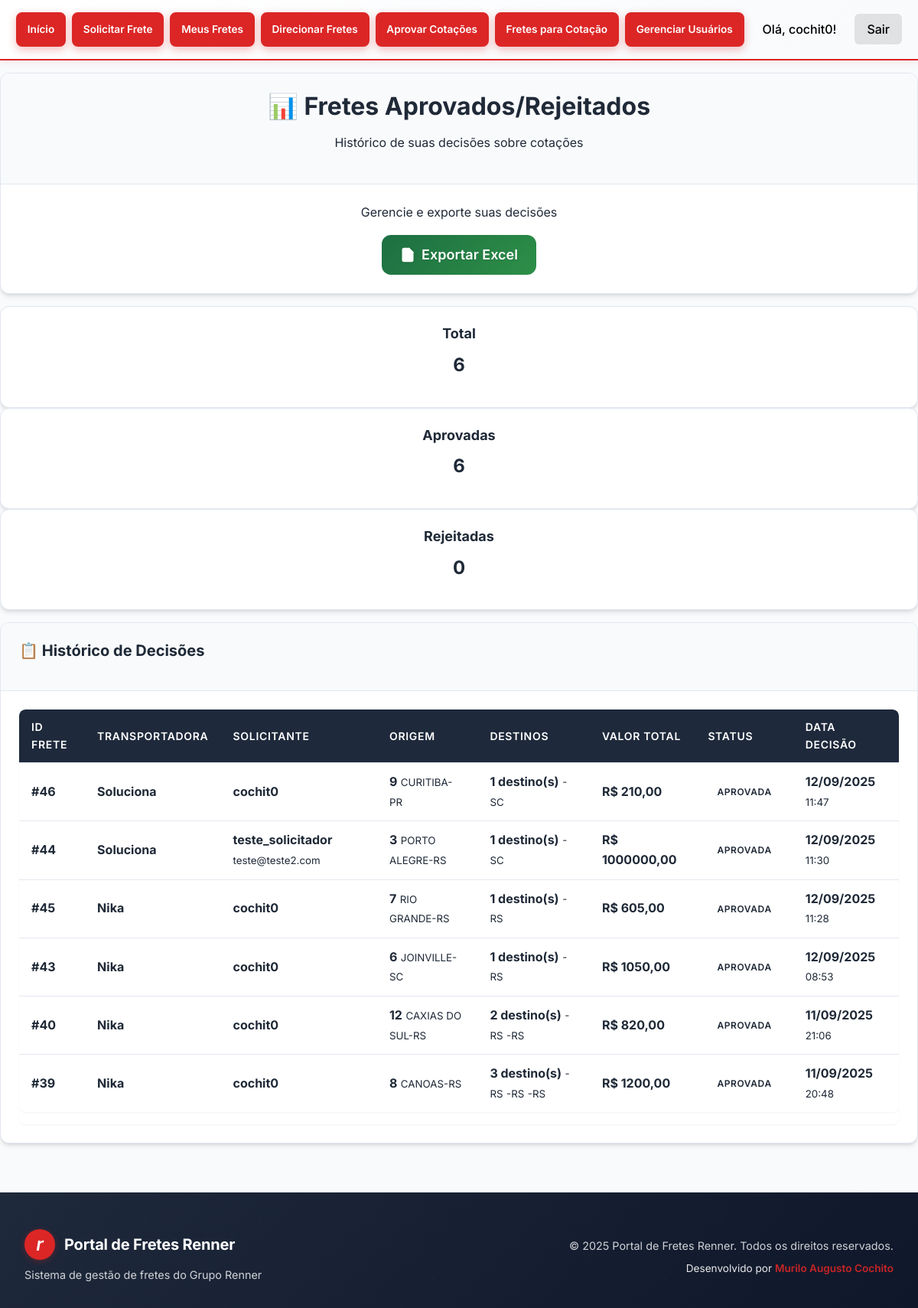
The page /fretes-aprovados-gerente/ (signed in) on the database as committed earlier.
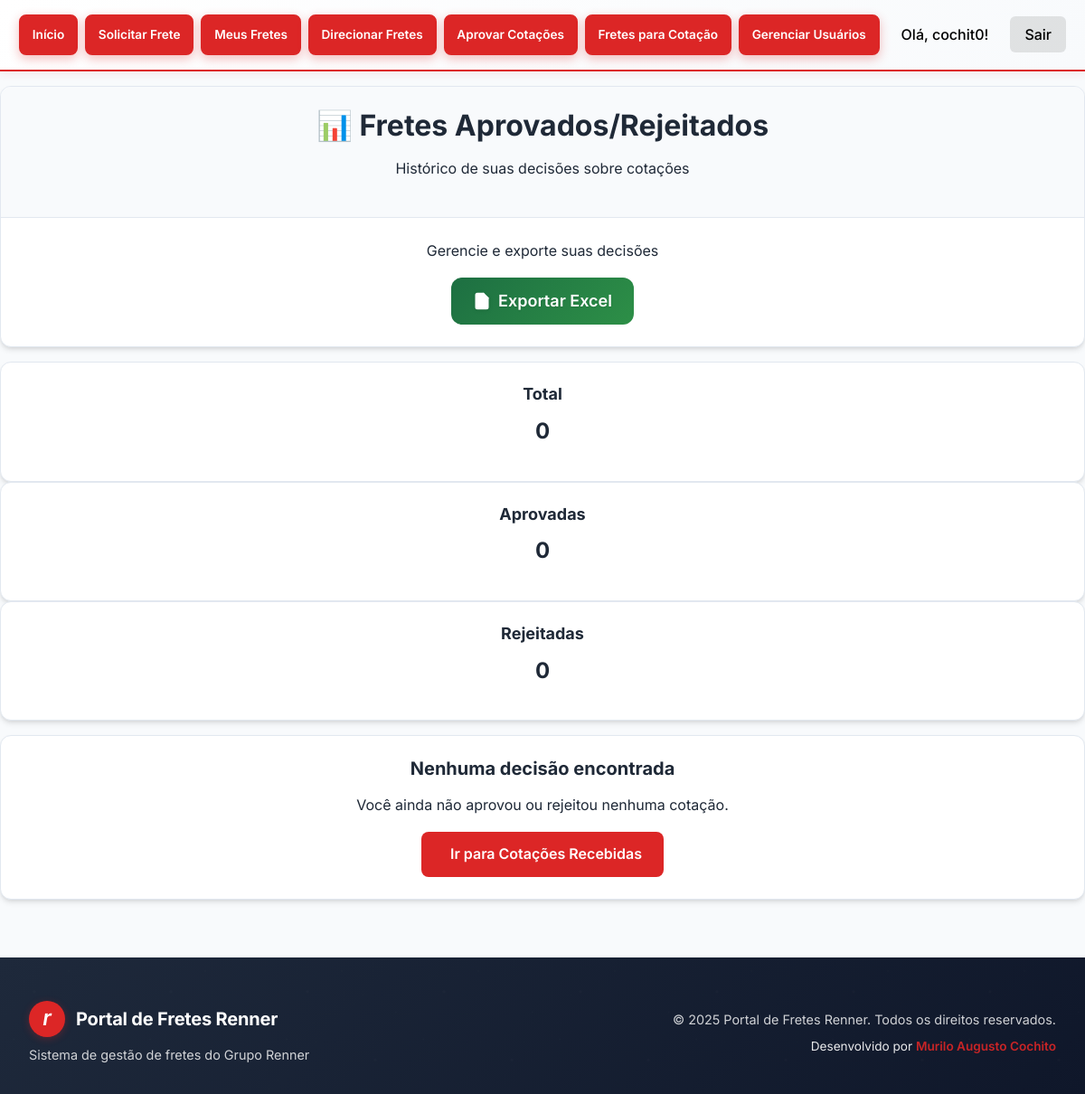
The same page on the database as committed later.
### fretes/models.py (models this page shows, shortened)
class CotacaoFrete(models.Model):
	frete = models.ForeignKey(FreteRequest, on_delete=models.CASCADE, related_name='cotacoes')
	transportadora = models.ForeignKey(Transportadora, on_delete=models.CASCADE, related_name='cotacoes_feitas')
	valor_frete = models.DecimalField(max_digits=10, decimal_places=2, null=True, blank=True, verbose_name="Valor do Frete")
	valor_pedagio = models.DecimalField(max_digits=10, decimal_places=2, null=True, blank=True, verbose_name="Valor do Pedágio")
	valor_ajudante = models.DecimalField(max_digits=10, decimal_places=2, null=True, blank=True, verbose_name="Valor do Ajudante")
	valor_total = models.DecimalField(max_digits=10, decimal_places=2, null=True, blank=True, verbose_name="Valor Total")
	STATUS_COTACAO_CHOICES = [
		('pendente', 'Pendente'),
		('enviada', 'Enviada'),
		('aprovada', 'Aprovada'),
		('rejeitada', 'Rejeitada'),
		('rejeitada_transportadora', 'Rejeitada pela Transportadora'),
	]
	status = models.CharField(max_length=30, choices=STATUS_COTACAO_CHOICES, default='pendente')
	data_cotacao = models.DateTimeField(null=True, blank=True, verbose_name="Data da Cotação")
	observacoes_cotacao = models.TextField(blank=True, null=True, verbose_name="Observações da Cotação")
	motivo_rejeicao_transportadora = models.TextField(blank=True, null=True, verbose_name="Motivo da Rejeição pela Transportadora")
	aprovador = models.ForeignKey(User, on_delete=models.SET_NULL, null=True, blank=True, related_name='cotacoes_aprovadas', verbose_name="Aprovador")
	data_aprovacao = models.DateTimeField(null=True, blank=True, verbose_name="Data de Aprovação")
	observacoes_aprovacao = models.TextField(blank=True, null=True, verbose_name="Observações da Aprovação")
	justificativa_rejeicao = models.TextField(blank=True, null=True, verbose_name="Justificativa da Rejeição")

class FreteRequest(models.Model):
	usuario = models.ForeignKey(User, on_delete=models.CASCADE)
	data_criacao = models.DateTimeField(auto_now_add=True)
	descricao = models.TextField(blank=True)
	transportadora_selecionada = models.ForeignKey(Transportadora, null=True, blank=True, on_delete=models.SET_NULL)
	origem = models.ForeignKey(Loja, null=True, blank=True, on_delete=models.SET_NULL, related_name='fretes_origem')
	horario_coleta = models.CharField(max_length=50, blank=True, null=True)
	observacoes_origem = models.TextField(blank=True, null=True, verbose_name="Observações da Coleta")
	anexo_origem = models.FileField(upload_to='anexos/origem/', blank=True, null=True, verbose_name="Anexo da Origem", help_text="Arquivo Excel ou PDF relacionado à origem")
	TIPO_VEICULO_CHOICES = [
		('carreta', 'Carreta'),
		('truck', 'Truck'),
		('vuc', 'VUC'),
		('toco', 'Toco'),
		('3_4', '3/4'),
		('van', 'Van'),
	]
	tipo_veiculo = models.CharField(max_length=10, choices=TIPO_VEICULO_CHOICES, blank=True, null=True, verbose_name="Tipo de Veículo", help_text="Tipo de veículo necessário para o frete")
	precisa_ajudante = models.BooleanField(default=False, verbose_name="Precisa de Ajudante", help_text="Indica se o frete necessita de ajudante")
	quantidade_ajudantes = models.PositiveIntegerField(default=0, verbose_name="Quantidade de Ajudantes", help_text="Número de ajudantes necessários")
	nota_fiscal_emitida = models.BooleanField(default=False, verbose_name="Nota Fiscal Emitida", help_text="Indica se a nota fiscal já foi emitida")
	anexo_nota_fiscal = models.FileField(upload_to='anexos/nota_fiscal/', blank=True, null=True, verbose_name="Anexo da Nota Fiscal", help_text="Arquivo da nota fiscal (PDF, Excel)")
	quem_paga_frete = models.CharField(max_length=100, blank=True, null=True, verbose_name="Quem Paga o Frete", help_text="Loja responsável pelo pagamento do frete")
	STATUS_CHOICES = [
		('pendente', 'Pendente'),
		('cotacao_enviada', 'Cotação Enviada'),
		('cotacao_recebida', 'Cotação Recebida'),
		('cotacao_aprovada', 'Cotação Aprovada'),
		('rejeitado', 'Rejeitado'),
		('rejeitado_transportadora', 'Rejeitado pela Transportadora'),
		('cancelado', 'Cancelado'),
		('finalizado', 'Finalizado'),
	]
	status = models.CharField(max_length=30, choices=STATUS_CHOICES, default='pendente')
	centro_custo = models.CharField(max_length=100, blank=True, null=True, verbose_name="Centro de Custo", help_text="Centro de custo aprovado para o frete")
	aprovador = models.ForeignKey(User, on_delete=models.SET_NULL, null=True, blank=True, related_name='fretes_aprovados', verbose_name="Aprovador")
	data_aprovacao = models.DateTimeField(null=True, blank=True, verbose_name="Data de Aprovação")
	observacoes_aprovacao = models.TextField(blank=True, null=True, verbose_name="Observações da Aprovação")
	justificativa_rejeicao = models.TextField(blank=True, null=True, verbose_name="Justificativa da Rejeição")
	motivo_cancelamento = models.TextField(blank=True, null=True, verbose_name="Motivo do Cancelamento", help_text="Justificativa para o cancelamento do frete")
	usuario_cancelamento = models.ForeignKey(User, on_delete=models.SET_NULL, null=True, blank=True, related_name='fretes_cancelados', verbose_name="Usuário que Cancelou")
	data_cancelamento = models.DateTimeField(null=True, blank=True, verbose_name="Data do Cancelamento")
	transportadora = models.ForeignKey(User, on_delete=models.SET_NULL, null=True, blank=True, related_name='fretes_cotados', verbose_name="Transportadora", help_text="Transportadora responsável pela cotação")
	valor_frete = models.DecimalField(max_digits=10, decimal_places=2, null=True, blank=True, verbose_name="Valor do Frete", help_text="Valor cobrado pelo frete")
	valor_pedagio = models.DecimalField(max_digits=10, decimal_places=2, null=True, blank=True, verbose_name="Valor do Pedágio", help_text="Valor cobrado pelo pedágio")
	valor_ajudante = models.DecimalField(max_digits=10, decimal_places=2, null=True, blank=True, verbose_name="Valor do Ajudante", help_text="Valor cobrado pelo ajudante")
	valor_total = models.DecimalField(max_digits=10, decimal_places=2, null=True, blank=True, verbose_name="Valor Total", help_text="Soma total da cotação")
	data_cotacao = models.DateTimeField(null=True, blank=True, verbose_name="Data da Cotação")
	observacoes_cotacao = models.TextField(blank=True, null=True, verbose_name="Observações da Cotação")
	motivo_rejeicao_transportadora = models.TextField(blank=True, null=True, verbose_name="Motivo da Rejeição pela Transportadora")

class Transportadora(models.Model):
	nome = models.CharField(max_length=100)
	email = models.EmailField()

class Loja(models.Model):
	nome = models.CharField(max_length=100)
	endereco = models.CharField(max_length=255)
	numero = models.CharField(max_length=20)
	municipio = models.CharField(max_length=100)
	estado = models.CharField(max_length=2)
	cep = models.CharField(max_length=15, blank=True)
	regional = models.CharField(max_length=100, blank=True)
	latitude = models.DecimalField(max_digits=9, decimal_places=6, null=True, blank=True)
	longitude = models.DecimalField(max_digits=9, decimal_places=6, null=True, blank=True)
	@property
	def nome_loja(self):
		return self.nome

class Destino(models.Model):
	frete = models.ForeignKey(FreteRequest, related_name='destinos', on_delete=models.CASCADE)
	endereco = models.CharField(max_length=255)
	cidade = models.CharField(max_length=100)
	estado = models.CharField(max_length=2)
	cep = models.CharField(max_length=10)
	volume = models.PositiveIntegerField(default=1)
	loja = models.CharField(max_length=100, blank=True, null=True)  # Adicione esta linha
	numero = models.CharField(max_length=20, blank=True, null=True)
	data_entrega = models.DateTimeField(blank=True, null=True, verbose_name="Data de Entrega", help_text="Data e horário previstos para entrega")
	observacao = models.TextField(blank=True, null=True)
	anexo_destino = models.FileField(upload_to='anexos/destino/', blank=True, null=True, verbose_name="Anexo do Destino", help_text="Arquivo Excel ou PDF relacionado ao destino")

### fretes/views.py (the view)
# urls.py: path('fretes-aprovados-gerente/', views.fretes_aprovados_gerente, name='fretes_aprovados_gerente'),
@login_required(login_url='/login/')
def fretes_aprovados_gerente(request):
    try:
        user_profile = request.user.userprofile
        if not user_profile.is_gerente() and not user_profile.is_usuario_master():
            messages.error(request, 'Você não tem permissão para acessar esta página.')
            return redirect('home')
    except UserProfile.DoesNotExist:
        messages.error(request, 'Perfil de usuário não encontrado.')
        return redirect('home')
    cotacoes = CotacaoFrete.objects.filter(
        aprovador=request.user,
        status__in=['aprovada', 'rejeitada']
    ).select_related('frete__usuario', 'frete__origem', 'transportadora').prefetch_related('frete__destinos').order_by('-data_aprovacao')
    total_cotacoes = cotacoes.count()
    aprovadas = cotacoes.filter(status='aprovada').count()
    rejeitadas = cotacoes.filter(status='rejeitada').count()
    context = {
        'cotacoes': cotacoes,
        'total_cotacoes': total_cotacoes,
        'aprovadas': aprovadas,
        'rejeitadas': rejeitadas,
        'user_profile': user_profile,
    }
    return render(request, 'fretes/fretes_aprovados_gerente.html', context)

### fretes/models.py (called while the page is built)
	def is_usuario_master(self):
		return self.is_master or self.tipo_usuario == 'master'

	def is_gerente(self):
		return self.tipo_usuario == 'gerente'

	def is_transportadora(self):
		return self.tipo_usuario == 'transportadora'

### fretes/templates/fretes/fretes_aprovados_gerente.html (shortened to what the changed rows need)
{% extends 'fretes/base.html' %}
{% load static %}
{% load frete_filters %}
{% block content %}
<div class="container-fluid mt-4">
    <div class="card mb-4">
        <div class="card-header bg-primary text-white">
            <div class="row align-items-center">
                <div class="col">
                    <h2 class="text-center mb-0">📊 Fretes Aprovados/Rejeitados</h2>
                </div>
            </div>
        </div>
    </div>
    <div class="row mb-4">
        <div class="col-md-4">
            <div class="card text-center">
                <div class="card-body">
                    <h5 class="card-title text-primary">Total</h5>
                    <h3 class="text-primary">{{ total_cotacoes }}</h3>
                </div>
            </div>
        </div>
        <div class="col-md-4">
            <div class="card text-center">
                <div class="card-body">
                    <h5 class="card-title text-success">Aprovadas</h5>
                    <h3 class="text-success">{{ aprovadas }}</h3>
                </div>
            </div>
        </div>
    </div>
    {% if cotacoes %}
        <div class="card">
            <div class="card-header bg-light">
                <h4 class="mb-0 text-primary">📋 Histórico de Decisões</h4>
            </div>
            <div class="card-body p-0">
                <div class="table-responsive">
                    <table class="table table-hover mb-0">
                        <thead class="table-primary">
                            <tr>
                                <th>ID Frete</th>
                                <th>Transportadora</th>
                                <th>Solicitante</th>
                                <th>Origem</th>
                                <th>Destinos</th>
                                <th>Valor Total</th>
                                <th>Status</th>
                                <th>Data Decisão</th>
                            </tr>
                        </thead>
                        <tbody>
                            {% for cotacao in cotacoes %}
                                <tr>
                                    <td><strong>#{{ cotacao.frete.id }}</strong></td>
                                    <td><strong>{{ cotacao.transportadora.nome }}</strong></td>
                                    <td>
                                        <strong>{{ cotacao.frete.usuario.username }}</strong>
                                        <small class="text-muted d-block">{{ cotacao.frete.usuario.email }}</small>
                                    </td>
                                    <td>
                                        <strong>{{ cotacao.frete.origem.nome_loja }}</strong>
                                        <small class="text-muted d-block">{{ cotacao.frete.origem.municipio }}-{{ cotacao.frete.origem.estado }}</small>
                                    </td>
                                    <td>
                                        <strong>{{ cotacao.frete.destinos.count }} destino(s)</strong>
                                        {% for destino in cotacao.frete.destinos.all %}
                                            <small class="text-muted d-block">{{ destino.municipio }}-{{ destino.estado }}</small>
                                        {% endfor %}
                                    </td>
                                    <td><strong class="text-success">R$ {{ cotacao.valor_total|floatformat:2|default:"0,00" }}</strong></td>
                                    <td>
                                        {% if cotacao.status == 'aprovada' %}
                                            <span class="badge bg-success">Aprovada</span>
                                        {% elif cotacao.status == 'rejeitada' %}
                                            <span class="badge bg-danger">Rejeitada</span>
                                        {% endif %}
                                    </td>
                                    <td>
                                        <strong>{{ cotacao.data_aprovacao|date:"d/m/Y" }}</strong>
                                        <small class="text-muted d-block">{{ cotacao.data_aprovacao|date:"H:i" }}</small>
                                    </td>
                                </tr>
                            {% endfor %}
                        </tbody>
                    </table>
                </div>
            </div>
        </div>
    {% else %}
        <div class="card">
            <div class="card-body text-center py-5">
                <h4 class="text-muted">Nenhuma decisão encontrada</h4>
                <p class="text-muted">Você ainda não aprovou ou rejeitou nenhuma cotação.</p>
                <a href="{% url 'cotacoes_recebidas' %}" class="btn btn-primary">
                    Ir para Cotações Recebidas
                </a>
            </div>
        </div>
    {% endif %}
</div>
{% endblock %}

Rows that differ between the two databases and show on the page:
removed CotacaoFrete: frete.id "46", transportadora.nome "Soluciona", frete.usuario.username "cochit0", frete.origem.nome_loja "9", frete.origem.municipio "CURITIBA", frete.origem.estado "PR", frete.destinos.count "1", valor_total "210,00", status "APROVADA", data_aprovacao "12/09/2025", data_aprovacao "11:47"
removed Destino: estado "SC", shown under "46"
removed CotacaoFrete: frete.id "44", transportadora.nome "Soluciona", frete.usuario.username "teste_solicitador", frete.usuario.email "teste@teste2.com", frete.origem.nome_loja "3", frete.origem.municipio "PORTO ALEGRE", frete.origem.estado "RS", frete.destinos.count "1", valor_total "1000000,00", status "APROVADA", data_aprovacao "12/09/2025", data_aprovacao "11:30"
removed Destino: estado "SC", shown under "44"
removed CotacaoFrete: frete.id "45", transportadora.nome "Nika", frete.usuario.username "cochit0", frete.origem.nome_loja "7", frete.origem.municipio "RIO GRANDE", frete.origem.estado "RS", frete.destinos.count "1", valor_total "605,00", status "APROVADA", data_aprovacao "12/09/2025", data_aprovacao "11:28"
removed Destino: estado "RS", shown under "45"
removed CotacaoFrete: frete.id "43", transportadora.nome "Nika", frete.usuario.username "cochit0", frete.origem.nome_loja "6", frete.origem.municipio "JOINVILLE", frete.origem.estado "SC", frete.destinos.count "1", valor_total "1050,00", status "APROVADA", data_aprovacao "12/09/2025", data_aprovacao "08:53"
removed Destino: estado "RS", shown under "43"
removed CotacaoFrete: frete.id "40", transportadora.nome "Nika", frete.usuario.username "cochit0", frete.origem.nome_loja "12", frete.origem.municipio "CAXIAS DO SUL", frete.origem.estado "RS", frete.destinos.count "2", valor_total "820,00", status "APROVADA", data_aprovacao "11/09/2025", data_aprovacao "21:06"
removed Destino: estado "RS", shown under "40"
removed Destino: estado "RS", shown under "40"
removed CotacaoFrete: frete.id "39", transportadora.nome "Nika", frete.usuario.username "cochit0", frete.origem.nome_loja "8", frete.origem.municipio "CANOAS", frete.origem.estado "RS", frete.destinos.count "3", valor_total "1200,00", status "APROVADA", data_aprovacao "11/09/2025", data_aprovacao "20:48"
removed Destino: estado "RS", shown under "39"
removed Destino: estado "RS", shown under "39"
removed Destino: estado "RS", shown under "39"
Other text that changed with them:
{{ total_cotacoes }}: "6" → "0"
{{ aprovadas }}: "6" → "0"
text no longer shown: "📋 Histórico de Decisões ID FRETE TRANSPORTADORA SOLICITANTE ORIGEM DESTINOS VALOR TOTAL STATUS DATA DECISÃO"
text now shown: "Nenhuma decisão encontrada Você ainda não aprovou ou rejeitou nenhuma cotação. Ir para Cotações Recebidas"
